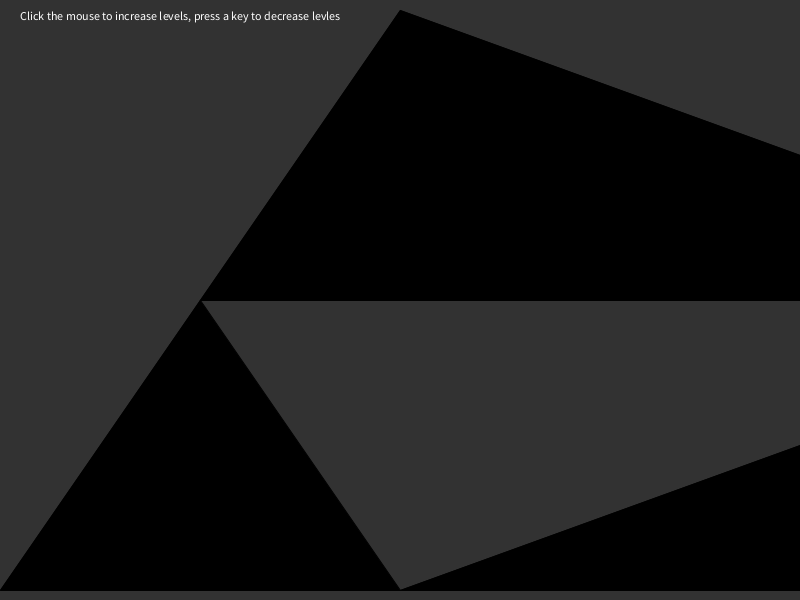
Frame 1 (no input)
Frame 60 (the mouse pressed at the canvas centre just before this capture): identical to frame 1, image omitted
Frame 120 (the mouse held since frame 60 and released just before this capture): identical to frame 1, image omitted

The Processing sketch that drew this single still picture (run headless with seeded random() and noise(); from frame 60 on, the mouse is pressed at the canvas centre):

// Processing sketch: Section2
// ── Section2.pde
int levels;
color bg,fg;

void setup() {
  size(800, 600);
  levels = 1;
}

/*Create Sierpiski's Gasket (google an image of this)
  The outer triangle are the vertices: (v1x, v1y), (v2x,v2y), (v3x, v3y)
  levels:
  0 = regular triangle
  1 = triforce (looks like 3 triangles)
  2 = each of the 3 triangles will be cut into 3 triangles.
  etc.
*/
void gasket(int levels, float v1x, float v1y, float v2x, float v2y, float v3x, float v3y) {
    //YOU WRITE THIS METHOD!
    if (levels == 0){
      fill(255); 
      triangle(v1x,v1y, v2x,v2y, v3x,v3y);
    }
    else{
    gasketH(0, levels, v1x, v1y, v2x, v2y, v3x, v3y);
    }
}

// helper method to draw the inner triangles
void gasketH(int level, int levels, float v1x, float v1y, float v2x, float v2y, float v3x, float v3y){

  // if highest level is reached, draw one triangle
  if (level == levels){
    fill(0);
    triangle(v1x,v1y,v2x,v2y,v3x,v3y);
  }
  // otherwise divide triangle into three smaller triangles and update current level
  else{
    fill(0,0,255);
    gasketH(level+1, levels, v1x, v1y, (v1x + v2x) / 2, v2y, (v1x + v3x) / 2, (v1y + v3y) / 2);
    fill(0,255,0);
    gasketH(level+1, levels, (v1x + v2x) / 2, v2y, v2x, v2y, (v2x + v3x), (v2y + v3y) / 2);
    fill(255,0,0);
    gasketH(level+1, levels, (v1x + v3x) / 2, (v1y + v3y) / 2, (v2x + v3x), (v2y + v3y) / 2, v3x, v3y);
  }
}
void draw() { 
  background(50);  
  
  fill(255);
  text("Click the mouse to increase levels, press a key to decrease levles",20,20);
  fill(0,255,0);
  gasket(levels,0, height-10, width, height-10, width/2, 10);

 //koch(levels,width-10, height/2,10, height/3 ); 
 //other fractal you can do! This requires a bit more math, or you can look up the coordinates.
}

void mouseClicked(){ 
 levels ++;
 System.out.println(levels);
}

void keyPressed(){
 levels --; 
 System.out.println(levels);
}
